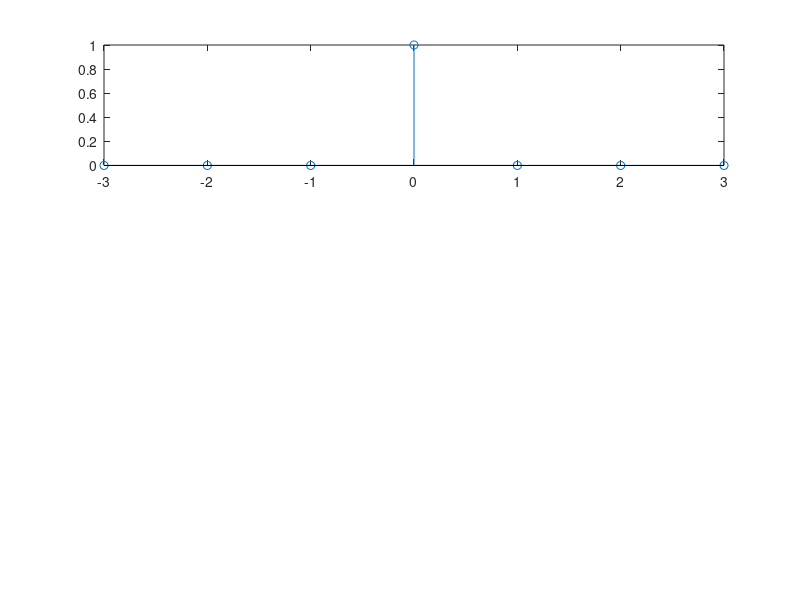

Write the MATLAB code that produced this figure. (Note: this script raises an error after producing the figure.)
%离散信号绘制
%(1) impulse fuction
%(2) R4(k)
%(3) 1.1^k*sin()
clear
clc
% figure(1)
subplot(3,1,1)
k=-3:3;
x=[0 0 0 1 0 0 0];
fig1=stem(k,x);
fig1.LineWidth=1.2;
l1=legend({'$\delta (k)$'},'interpreter','latex',Location='best');
axis([-3,3,0,2])
set(l1,'FontName','Times New Roman','FontSize',11,'FontWeight','normal');


% figure(2)
subplot(3,1,2)
k=0:3;
x=[1 1 1 1];
fig2=stem(k,x);
fig2.LineWidth=1.2;
l2=legend({'${{R}_{4}}(k)$'},'interpreter','latex',Location='best');
axis([0,3,0,2])
set(l2,'FontName','Times New Roman','FontSize',11,'FontWeight','normal');

%figure(3)
subplot(3,1,3)
k=0:60;
x=(1.1.^k).*sin(0.05*pi.*k);
fig3=stem(k,x);
fig3.LineWidth=1.2;
l3=legend({'${{1.1}^{k}}\sin (0.05\pi k)$'},'interpreter','latex',Location='best');
set(l3,'FontName','Times New Roman','FontSize',11,'FontWeight','normal')
axis([0,60,-50,200])












